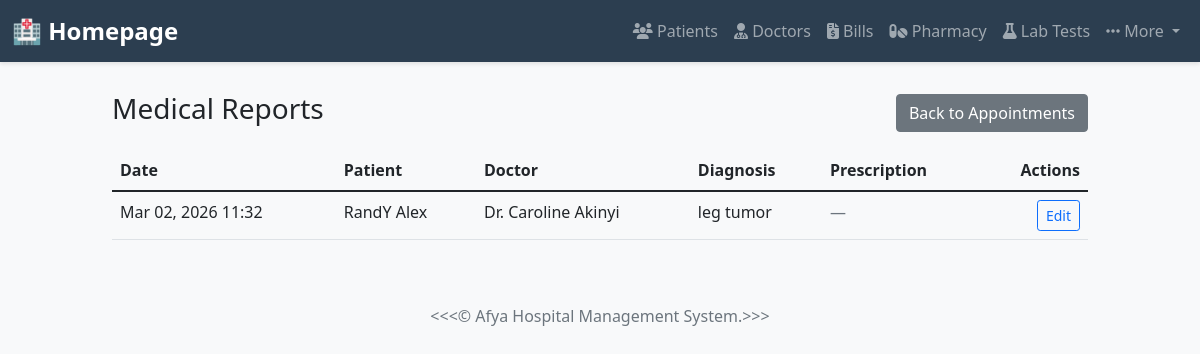
The page /reports/ on the database its author committed.
### myapp/models.py (models this page shows, shortened)
class Appointment(models.Model):
    STATUS_CHOICES = [
        ("Pending", "Pending"),
        ("Completed", "Completed"),
        ("Cancelled", "Cancelled"),
    ]
    patient = models.ForeignKey(Patient, on_delete=models.CASCADE)
    doctor = models.ForeignKey(Doctor, on_delete=models.CASCADE)
    date = models.DateField()
    time = models.TimeField()
    status = models.CharField(max_length=20, choices=STATUS_CHOICES, default="Pending")
    diagnosis = models.TextField(blank=True, null=True)
    prescribed_drugs = models.TextField(blank=True, null=True, help_text="List of prescribed drugs with dosages")
    prescription = models.FileField(upload_to='prescriptions/', blank=True, null=True)
    created_at = models.DateTimeField(auto_now_add=True)
    updated_at = models.DateTimeField(auto_now=True)
    class Meta:
        ordering = ['-date', '-time']

class Patient(models.Model):
    GENDER_CHOICES = [
        ('M', 'Male'),
        ('F', 'Female'),
        ('O', 'Other'),
    ]
    patient_id = models.CharField(max_length=20, unique=True)
    first_name = models.CharField(max_length=100)
    last_name = models.CharField(max_length=100)
    email = models.EmailField(unique=True)
    phone_number = models.CharField(max_length=15)
    gender = models.CharField(max_length=1, choices=GENDER_CHOICES)
    date_of_birth = models.DateField()
    address = models.TextField()
    date_registered = models.DateTimeField(auto_now_add=True)
    medical_history = models.TextField(blank=True, null=True)
    class Meta:
        ordering = ['-date_registered']

class Doctor(models.Model):
    DEPARTMENT_CHOICES = [
        ('cardiology', 'Cardiology'),
        ('neurology', 'Neurology'),
        ('pediatrics', 'Pediatrics'),
        ('orthopedics', 'Orthopedics'),
        ('general', 'General Medicine'),
    ]
    doctor_id = models.CharField(max_length=20, unique=True)
    first_name = models.CharField(max_length=100)
    last_name = models.CharField(max_length=100)
    email = models.EmailField(unique=True)
    specialization = models.CharField(max_length=100)
    phone_number = models.CharField(max_length=15)
    department = models.CharField(max_length=50, choices=DEPARTMENT_CHOICES)
    schedule = models.TextField(blank=True, null=True, help_text="Optional scheduling notes or timeslots")
    date_added = models.DateTimeField(auto_now_add=True)
    class Meta:
        ordering = ['last_name', 'first_name']

### myapp/views.py (the view)
# urls.py: path('reports/', views.medical_reports, name='medical_reports'),
def medical_reports(request):
    reports = Appointment.objects.select_related('patient', 'doctor').filter(
        Q(diagnosis__isnull=False) | Q(prescription__isnull=False)
    ).order_by('-date', '-time')
    context = {
        'reports': reports,
    }
    return render(request, 'medical_reports.html', context)

### myapp/templates/medical_reports.html (shortened to what this page needs)
{% extends 'base.html' %}
{% block content %}
<div class="d-flex justify-content-between align-items-center mb-3">
    <h3>Medical Reports</h3>
    <a href="{% url 'myapp:appointment_list' %}" class="btn btn-secondary">Back to Appointments</a>
</div>
{% if reports %}
    <div class="table-responsive">
        <table class="table table-hover">
            <thead>
                <tr>
                    <th>Date</th>
                    <th>Patient</th>
                    <th>Doctor</th>
                    <th>Diagnosis</th>
                    <th>Prescription</th>
                    <th class="text-end">Actions</th>
                </tr>
            </thead>
            <tbody>
                {% for report in reports %}
                    <tr>
                        <td>{{ report.date|date:"M d, Y" }} {{ report.time|time:"H:i" }}</td>
                        <td>{{ report.patient.first_name }} {{ report.patient.last_name }}</td>
                        <td>Dr. {{ report.doctor.first_name }} {{ report.doctor.last_name }}</td>
                        <td>
                            {% if report.diagnosis %}
                                {{ report.diagnosis|truncatechars:80 }}
                            {% else %}
                                <span class="text-muted">—</span>
                            {% endif %}
                        </td>
                        <td>
                            {% if report.prescription %}
                                <a href="{{ report.prescription.url }}" target="_blank" class="link-primary">Download</a>
                            {% else %}
                                <span class="text-muted">—</span>
                            {% endif %}
                        </td>
                        <td class="text-end">
                            <a href="{% url 'myapp:edit_appointment' report.pk %}" class="btn btn-sm btn-outline-primary">Edit</a>
                        </td>
                    </tr>
                {% endfor %}
            </tbody>
        </table>
    </div>
{% else %}
    <div class="alert alert-info">No medical reports available yet. Update an appointment with diagnosis or a prescription to start.</div>
{% endif %}
{% endblock %}

### myapp/templates/base.html (style rules this page uses)
body { background-color: #f8f9fa; font-family: 'Segoe UI', Tahoma, Geneva, Verdana, sans-serif; }

### rows shown on the page
Appointment: date "Mar 02, 2026", time "11:32", patient.first_name "RandY", patient.last_name "Alex", doctor.first_name "Caroline", doctor.last_name "Akinyi", diagnosis "leg tumor"
